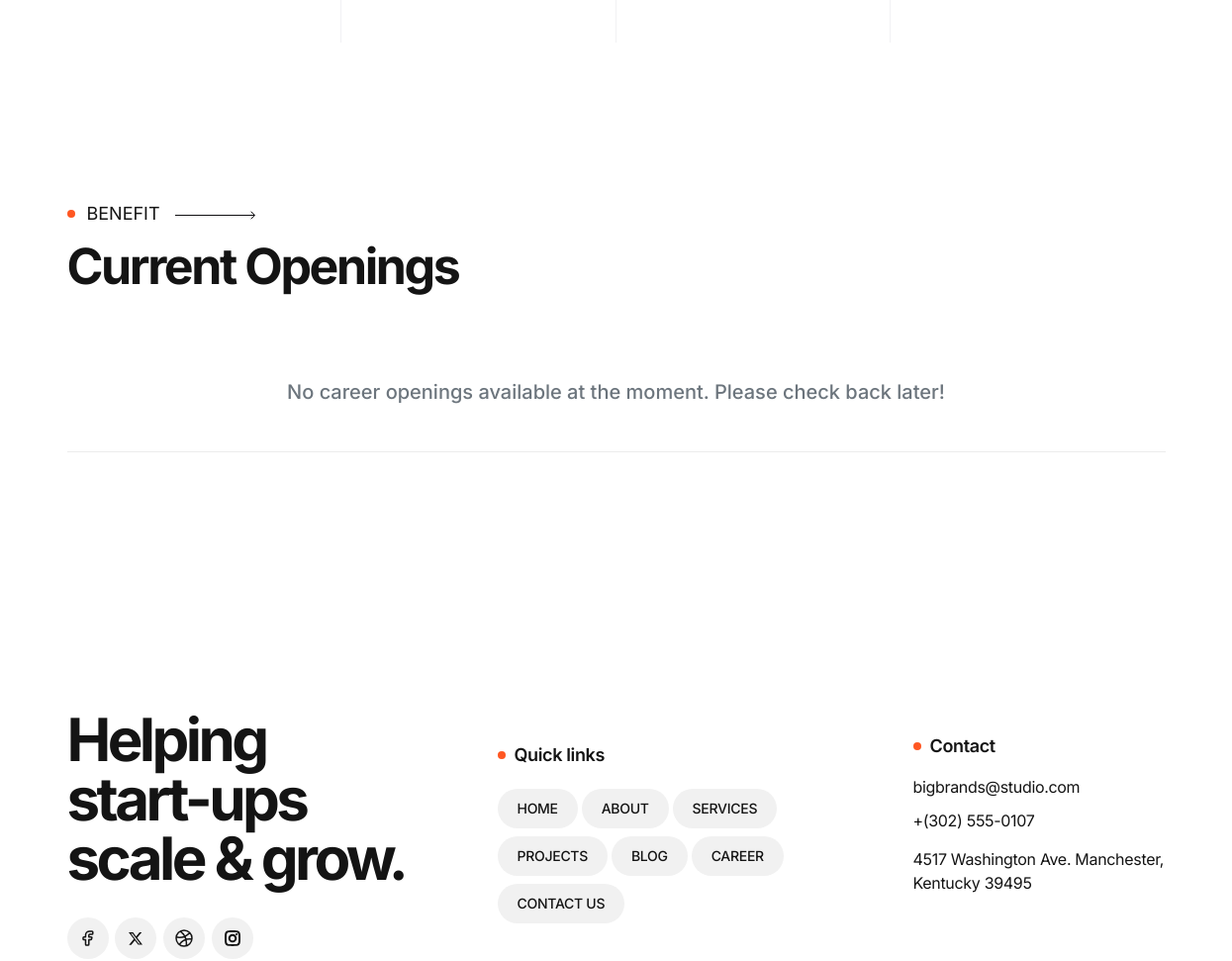
Before: /career/ (middle part) with the older database file.
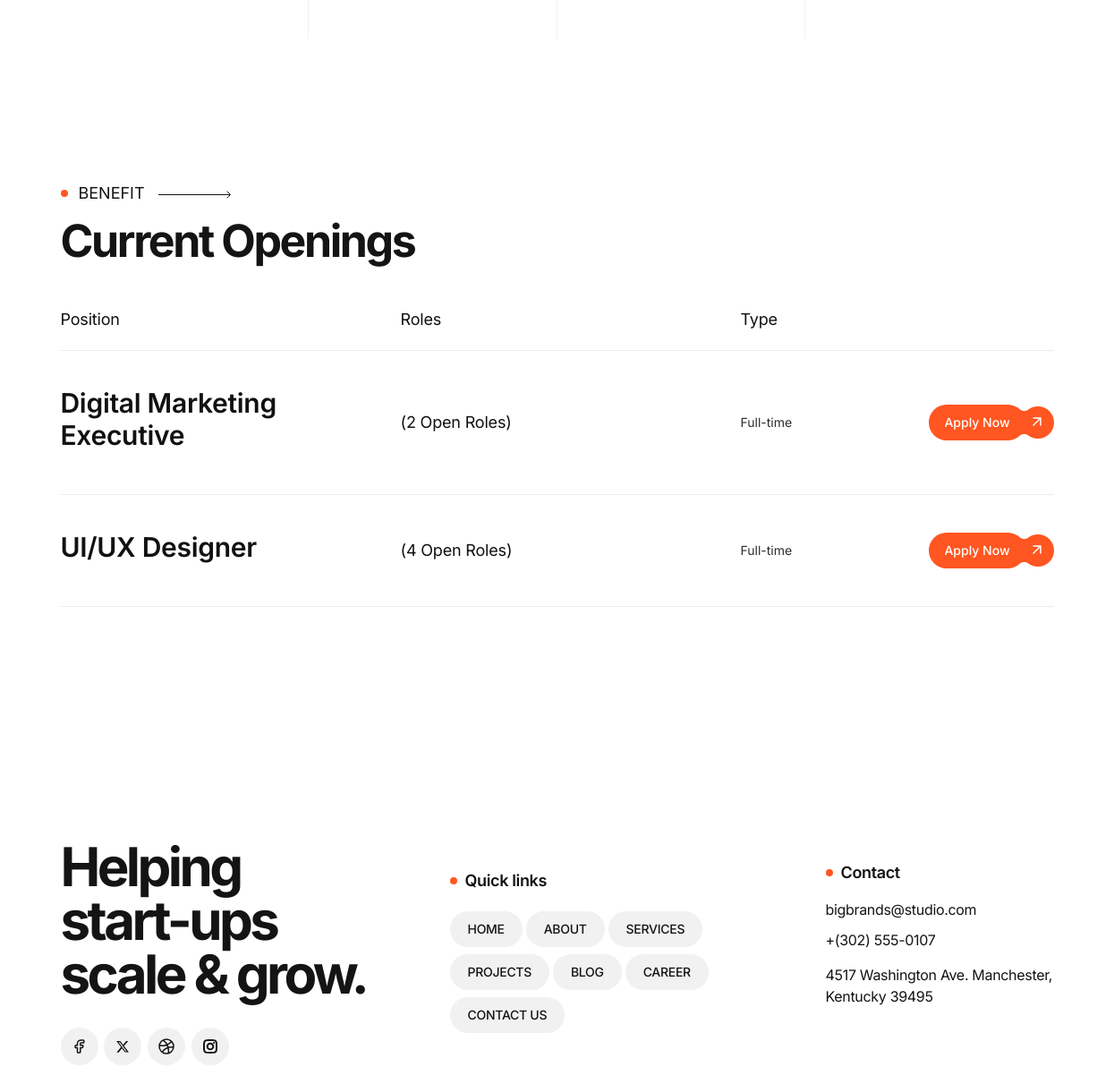
After: the same page with the newer database file.
### web/models.py (models this page shows, shortened)
class Career(models.Model):
    title = models.CharField(max_length=100)
    slug = models.SlugField(unique=True)
    job_category = models.CharField(max_length=100, null=True)
    experience = models.CharField(max_length=100)
    job_type = models.CharField(max_length=100)
    opening = models.PositiveIntegerField()
    last_date = models.DateField()
    location = models.CharField(max_length=100)
    description = HTMLField()
    def get_absolute_url(self):
        return reverse_lazy("web:career_detail", kwargs={"slug": self.slug})
    class Meta:
        verbose_name = 'Career'
        verbose_name_plural = 'Careers'

### web/views.py (the view)
# urls.py: path("career/", views.career, name="career"),
def career(request):
    galleries = Gallery.objects.all()
    context = {
        "is_career": True,
        "careers": Career.objects.all(),
        "galleries": galleries
    }
    return render(request, "web/career.html", context)

### templates/web/career.html (shortened to what this page needs)
{% extends "web/base.html" %}
{% load static %}
{% block content %}
<div class="bigbrand-light">
    <section class="tp-benefit-ptb pt-140 pb-160">
        <div class="container container-1230">
            <div class="tp-benefit-box">
                <div class="row gx-0">
                    <div class="col-lg-3 col-md-6">
                        <div class="tp-benefit-item br">
                        </div>
                    </div>
                    <div class="col-lg-3 col-md-6">
                        <div class="tp-benefit-item br">
                        </div>
                    </div>
                    <div class="col-lg-3 col-md-6">
                        <div class="tp-benefit-item br">
                        </div>
                    </div>
                    <div class="col-lg-3 col-md-6">
                        <div class="tp-benefit-item">
                        </div>
                    </div>
                </div>
            </div>
        </div>
    </section>
    <section class="tp-career-opening-ptb pb-100">
        <div class="container container-1230">
            <div class="row">
                <div class="col-lg-12">
                    <div class="tp-benefit-heading mb-50">
                        <div class="ar-about-us-4-title-box tp_fade_anim d-flex align-items-center mb-15">
                            <span class="tp-section-subtitle pre">Benefit</span>
                            <div class="ar-about-us-4-icon">
                                <svg xmlns="http://www.w3.org/2000/svg" width="81" height="9" viewBox="0 0 81 9" fill="none">
                                    <rect y="4" width="80" height="1" fill="#111013" />
                                    <path d="M77 7.96366L80.5 4.48183L77 1" stroke="#111013" stroke-linecap="round" stroke-linejoin="round" />
                                </svg>
                            </div>
                        </div>
                        <h3 class="tp-section-title lts tp_fade_anim">Current Openings</h3>
                    </div>
                </div>
            </div>
            {% if careers %}
            <div class="tp-career-opening-item">
                <div class="row">
                    <div class="col-lg-4">
                        <div class="tp-career-opening-heading">
                            <span>Position</span>
                        </div>
                    </div>
                    <div class="col-lg-4">
                        <div class="tp-career-opening-heading">
                            <span>Roles</span>
                        </div>
                    </div>
                    <div class="col-lg-4">
                        <div class="tp-career-opening-heading">
                            <span>Type</span>
                        </div>
                    </div>
                </div>
            </div>
            {% for career in careers %}
            <div class="tp-career-opening-item ptb">
                <div class="row align-items-center">
                    <div class="col-lg-4">
                        <div class="tp-career-opening-title">
                            <h4 class="tp-career-opening-title-name">{{career.title}}</h4>
                        </div>
                    </div>
                    <div class="col-lg-4">
                        <div class="tp-career-opening-role">
                            <span>({{career.opening}} Open Roles)</span>
                        </div>
                    </div>
                    <div class="col-lg-4">
                        <div class="tp-career-opening-Type d-flex justify-content-between align-items-center">
                            <span>{{career.job_type}}</span>
                            <div class="tp-career-opening-btn">
                                <a href="{{career.get_absolute_url}}" class="tp-btn-black btn-red-bg">
                                    <span class="tp-btn-black-filter d-inline-flex align-items-center" style="filter: url(#buttonFilter)">
                                        <span class="tp-btn-black-text">Apply Now</span>
                                        <span class="tp-btn-black-circle">
                                            <svg width="10" height="10" viewBox="0 0 10 10" fill="none" xmlns="http://www.w3.org/2000/svg">
                                                <path d="M1 9L9 1M9 1H1M9 1V9" stroke="currentcolor" stroke-width="1.5" stroke-linecap="round" stroke-linejoin="round" />
                                            </svg>
                                        </span>
                                    </span>
                                </a>
                            </div>
                        </div>
                    </div>
                </div>
            </div>
            {% endfor %}
            {% else %}
            <div class="tp-career-opening-item ptb text-center">
                <h4 class="fs-5 text-muted">No career openings available at the moment. Please check back later!</h4>
            </div>
            {% endif %}
        </div>
    </section>
</div>
{% endblock %}

### templates/web/base.html (shortened to what this page needs)
{% load static %}
<!doctype html>
<html class="no-js " lang="zxx">
<head>
    <link rel="stylesheet" href="{% static 'web/assets/css/bootstrap.css' %}">
    <link rel="stylesheet" href="{% static 'web/assets/css/slick.css' %}">
    <link rel="stylesheet" href="{% static 'web/assets/css/swiper-bundle.css' %}">
    <link rel="stylesheet" href="{% static 'web/assets/css/magnific-popup.css' %}">
    <link rel="stylesheet" href="{% static 'web/assets/css/font-awesome-pro.css' %}">
    <link rel="stylesheet" href="{% static 'web/assets/css/spacing.css' %}">
    <link rel="stylesheet" href="{% static 'web/assets/css/atropos.min.css' %}">
    <link rel="stylesheet" href="{% static 'web/assets/css/main.css' %}">
    <link rel="stylesheet" href="{% static 'web/assets/css/custom.css' %}">
</head>
<body class="tp-magic-cursor">
    <div id="smooth-wrapper">
        <div id="smooth-content">
            <main>
                {% block content %}
                {% endblock %}
            </main>
            {% include 'web/partials/footer.html' %}
        </div>
    </div>
</body>
</html>

### templates/web/partials/header.html (shortened to what this page needs)
{% load static %}

### templates/web/partials/footer.html (shortened to what this page needs)
{% load static %}
<div class="tp-footer-area pt-160 pb-35">
    <div class="container">
        <div class="row align-items-center">
            <div class="col-xl-4 col-lg-4">
                <div class="tp-footer-widget tp-footer-col-1 pb-40 tp_fade_anim" data-delay=".3">
                    <h4 class="tp-footer-widget-title">Helping <br> start-ups scale & grow.</h4>
                    <div class="tp-footer-widget-social">
                        <a href="#">
                            <span>
                            </span>
                        </a>
                        <a href="#">
                            <span>
                            </span>
                        </a>
                        <a href="#">
                            <span>
                            </span>
                        </a>
                        <a href="#">
                            <span>
                            </span>
                        </a>
                    </div>
                </div>
            </div>
            <div class="col-xl-5 col-lg-4 col-md-6">
                <div class="tp-footer-widget tp-footer-col-2 pb-40 tp_fade_anim" data-delay=".5">
                    <h4 class="tp-footer-widget-title-sm pre mb-25">Quick links</h4>
                    <div class="tp-footer-widget-menu">
                        <ul>
                            <li><a href="{% url 'web:index' %}">Home</a></li>
                            <li><a href="{% url 'web:about' %}">About</a></li>
                            <li><a href="{% url 'web:services' %}">Services</a></li>
                            <li><a href="{% url 'web:projects' %}">Projects</a></li>
                            <li><a href="{% url 'web:blogs' %}">Blog</a></li>
                            <li><a href="{% url 'web:career' %}">Career</a></li>
                            <li><a href="{% url 'web:contact' %}">Contact Us</a></li>
                        </ul>
                    </div>
                </div>
            </div>
            <div class="col-xl-3 col-lg-4 col-md-6">
                <div class="tp-footer-widget tp-footer-col-3 pb-40 mb-30 tp_fade_anim" data-delay=".7">
                    <h4 class="tp-footer-widget-title-sm pre mb-20">Contact</h4>
                    <div class="tp-footer-widget-info">
                        <a href="mailto:bigbrands@studio.com">bigbrands@studio.com</a>
                        <a href="tel:+3025550107">+(302) 555-0107</a>
                    </div>
                    <div class="tp-footer-widget-info">
                        <a href="https://www.google.com/maps/" target="_blank">4517 Washington Ave. Manchester, <br>
                            Kentucky 39495</a>
                    </div>
                </div>
            </div>
        </div>
    </div>
</div>

### static/web/assets/css/spacing.css (style rules this page uses)
.mb-15 { margin-bottom:15px }
.mb-20 { margin-bottom:20px }
.mb-25 { margin-bottom:25px }
.mb-30 { margin-bottom:30px }
.mb-50 { margin-bottom:50px }
.pt-140 { padding-top:140px }
.pt-160 { padding-top:160px }
.pb-35 { padding-bottom:35px }
.pb-40 { padding-bottom:40px }
.pb-100 { padding-bottom:100px }
.pb-160 { padding-bottom:160px }

Changed rows visible on the page:
added Career: title "Digital Marketing Executive", opening "2", job_type "Full-time"
added Career: title "UI/UX Designer", opening "4", job_type "Full-time"
Other visible differences:
text no longer shown: "No career openings available at the moment. Please check back later!"
text now shown: "Position Roles Type"
